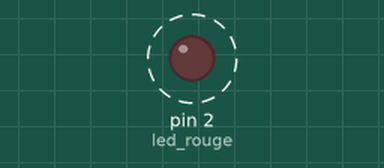
Bench run of a sketch on a simulated Arduino Uno, built with avr-gcc and run on an emulated ATmega328P. On the bench: output pins drawn as LEDs (lit = HIGH). Dashed ring = blinking.

Above: at 0.15 s.
Timing chart, 0 to 3.0 s (numbered marks = the images above):
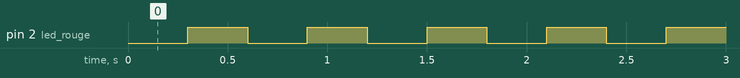

The sketch:

LED_clignotante_2.ino
```cpp
const int led_rouge = 2;

void setup()
{
   pinMode(led_rouge, OUTPUT);
}

void loop()
{
  digitalWrite(led_rouge, LOW);
  delay(300);
  digitalWrite(led_rouge, HIGH);
  delay(300);
}
```

Measured:
- by itself, pin 2 (led_rouge): alternates HIGH for 0.30 s and LOW for 0.30 s
